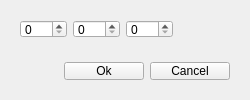
<?xml version="1.0" encoding="UTF-8"?>
<ui version="4.0">
 <class>Form</class>
 <widget class="QWidget" name="Form">
  <property name="geometry">
   <rect>
    <x>0</x>
    <y>0</y>
    <width>250</width>
    <height>100</height>
   </rect>
  </property>
  <property name="minimumSize">
   <size>
    <width>200</width>
    <height>80</height>
   </size>
  </property>
  <property name="windowTitle">
   <string>Form</string>
  </property>
  <layout class="QVBoxLayout" name="verticalLayout">
   <item alignment="Qt::AlignmentFlag::AlignLeft|Qt::AlignmentFlag::AlignTop">
    <widget class="QWidget" name="widget" native="true">
     <property name="minimumSize">
      <size>
       <width>0</width>
       <height>0</height>
      </size>
     </property>
     <layout class="QHBoxLayout" name="horizontalLayout_2">
      <item alignment="Qt::AlignmentFlag::AlignLeft">
       <widget class="QSpinBox" name="spinBoxR">
        <property name="maximum">
         <number>255</number>
        </property>
       </widget>
      </item>
      <item alignment="Qt::AlignmentFlag::AlignLeft">
       <widget class="QSpinBox" name="spinBoxG">
        <property name="maximum">
         <number>255</number>
        </property>
       </widget>
      </item>
      <item alignment="Qt::AlignmentFlag::AlignLeft">
       <widget class="QSpinBox" name="spinBoxB">
        <property name="maximum">
         <number>255</number>
        </property>
       </widget>
      </item>
     </layout>
    </widget>
   </item>
   <item alignment="Qt::AlignmentFlag::AlignRight|Qt::AlignmentFlag::AlignTop">
    <widget class="QWidget" name="widget_2" native="true">
     <property name="minimumSize">
      <size>
       <width>0</width>
       <height>0</height>
      </size>
     </property>
     <layout class="QHBoxLayout" name="horizontalLayout">
      <item>
       <widget class="QPushButton" name="pushButtonOk">
        <property name="text">
         <string>Ok</string>
        </property>
       </widget>
      </item>
      <item alignment="Qt::AlignmentFlag::AlignLeft">
       <widget class="QPushButton" name="pushButtonCancel">
        <property name="text">
         <string>Cancel</string>
        </property>
       </widget>
      </item>
     </layout>
    </widget>
   </item>
  </layout>
 </widget>
 <resources/>
 <connections>
  <connection>
   <sender>pushButtonCancel</sender>
   <signal>clicked()</signal>
   <receiver>Form</receiver>
   <slot>close()</slot>
   <hints>
    <hint type="sourcelabel">
     <x>255</x>
     <y>221</y>
    </hint>
    <hint type="destinationlabel">
     <x>199</x>
     <y>149</y>
    </hint>
   </hints>
  </connection>
 </connections>
</ui>
